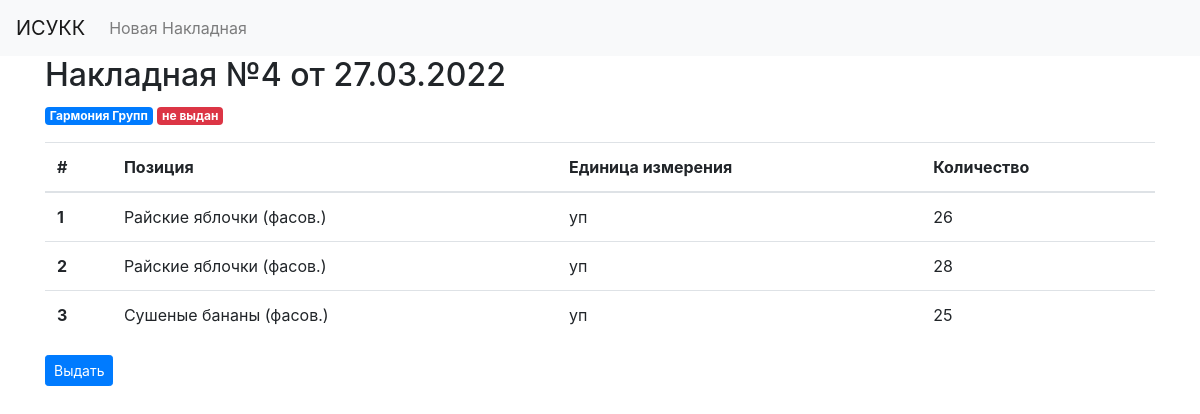
/4, run on the app's committed database.
### tables this page shows
CREATE TABLE vidacha(id integer PRIMARY KEY, shtrih text, vidan blob, date text);

CREATE TABLE nakladnaya(id integer PRIMARY KEY, shepper text, consignee text, reason text, tovar text, ed text, price text, num text, summa text);

### app.py (the view)
@app.route('/<int:note_id>', methods=('GET', 'POST'))
def note(note_id):
    note = get_note(note_id)
    spisok = get_spisok(note['shtrih'])
    consignee = spisok[0][2]
    if request.method == 'POST':
        update(note['shtrih'])
        return redirect(url_for('index'))
    return render_template('note.html', note=note, spisok=spisok, consignee=consignee)

### app.py (called while the page is built)
def get_note(note_id):
    conn = get_db_connection()
    post = conn.execute('SELECT * FROM vidacha WHERE id = ?', (note_id,)).fetchone()
    conn.close()
    if post is None:
        abort(404)
    return post

def get_spisok(shtrih):
    conn = get_db_connection()
    spisok = conn.execute('SELECT * FROM nakladnaya WHERE reason = ?', (shtrih,)).fetchall()
    conn.close()
    return spisok

def get_db_connection():
    con = sqlite3.connect(os.path.join(PROJECT_ROOT, 'base.db'))
    con.row_factory = sqlite3.Row
    return con

### templates/note.html
{% extends 'base.html' %}
{% block content %}
    <h2>{% block title %} Накладная №{{ note['id']|string }} от {{ note['shtrih'][-10:]}} {% endblock %}</h2>
    <span class="badge badge-primary">{{ consignee }}</span>
    {% if note['vidan'] %}
        <span class="badge badge-success"> выдан </span>
    {% else %}
        <span class="badge badge-danger"> не выдан </span>
    {%- endif %}
    <p>
        <table class="table">
            <thead>
                <tr>
                    <th scope="col">#</th>
                    <th scope="col">Позиция</th>
                    <th scope="col">Единица измерения</th>
                    <th scope="col">Количество</th>
                </tr>
            </thead>
            <tbody>
                {% for element in spisok %}
                    <tr>
                        <th scope="row">{{ loop.index }}</th>
                        <td>{{ element['tovar'] }}</td>
                        <td>{{ element['ed']|string }}</td>
                        <td>{{ element['num']|string }}</td>
                    </tr>
                {% endfor %}
            </tbody>
        </table>
        {% if note['vidan'] %}
            <p><h5>Товары были выданы {{ note['date'] }}</h5></p>
        {% else %}
            <p>
                <form method="POST">
                    <button type="submit" class="btn btn-primary btn-sm">Выдать</button>
                </form>
            </p>
        {%- endif %}
    </p>
{% endblock %}

### data on the page
vidacha: id "4", shtrih "27.03.2022"
nakladnaya: consignee "Гармония Групп", tovar "Райские яблочки (фасов.)", ed "уп", num "26"
nakladnaya: tovar "Райские яблочки (фасов.)", ed "уп", num "28"
nakladnaya: tovar "Сушеные бананы (фасов.)", ed "уп", num "25"
